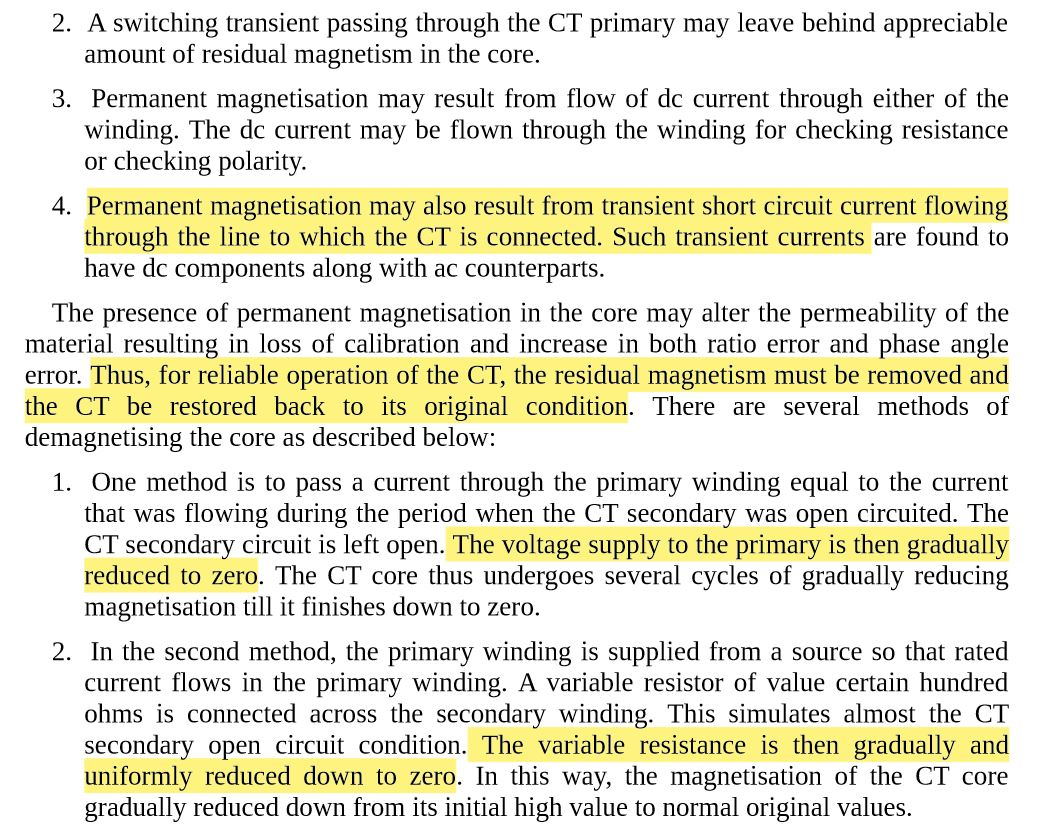
#> input picture images/highlight_1.JPG, 1042 x 836 px
$ jupyter execute --allow-errors main.ipynb
#> lines starting #> are read from the running program, lines starting #| are printed output that depends on the picture; after the words box and inside, x2 and y2 are one past the last pixel; in counts of white or black regions, pixels touching at a corner belong together
### utils.py
import cv2
import numpy as np


def detectColor(img, hsv):
    imgHSV = cv2.cvtColor(img, cv2.COLOR_BGR2HSV)
    # cv2.imshow("imgResult", imgHSV)
    lower = np.array([hsv[0], hsv[2], hsv[4]])
    upper = np.array([hsv[1], hsv[3], hsv[5]])
    mask = cv2.inRange(imgHSV, lower, upper)
    # cv2.imshow("imgResult", mask)
    imgMask = cv2.bitwise_and(img, img, mask=mask)
    # cv2.imshow("imgResult", imgMask)
    imgResult = cv2.bitwise_and(imgMask, imgMask, mask=mask)
    # cv2.imshow("imgResult", imgResult)
    return imgResult

def getContours(img, imgDraw, cThr=[100, 100], showCanny=False, minArea=1000, filter=0, draw=False):
    imgDraw = imgDraw.copy()
    imgCopy = img.copy()
    imgGray = cv2.cvtColor(imgCopy, cv2.COLOR_BGR2GRAY)
    imgBlur = cv2.GaussianBlur(imgGray, (15, 15), 1)
    imgCanny = cv2.Canny(imgBlur, cThr[0], cThr[1])
    kernel = np.array((10, 10))
    imgDial = cv2.dilate(imgCanny, kernel, iterations=1)
    imgClose = cv2.morphologyEx(imgDial, cv2.MORPH_CLOSE, kernel)

    if showCanny: cv2.imshow('Canny', imgClose)
    contours, hiearchy = cv2.findContours(imgClose, cv2.RETR_EXTERNAL, cv2.CHAIN_APPROX_NONE)
    # [4 lines of commented-out code are left out]
    finalContours = []
    for i in contours:
        img = cv2.drawContours(img, i, -1, (0, 255, 0), 3)
        area = cv2.contourArea(i)
        if area > minArea:
            peri = cv2.arcLength(i, True)
            approx = cv2.approxPolyDP(i, 0.0002 * peri, True)
            bbox = cv2.boundingRect(approx)
            if filter > 0 :
                if len(approx) == filter:
                    finalContours.append([len(approx), area, approx, bbox, i])

                else:
                    finalContours.append([len(approx), area, approx, bbox, i])

    finalContours = sorted(finalContours, key=lambda x: x[1], reverse=True)
    if draw:
        for con in finalContours:
            x, y, w, h = con[3]
            b = 2
            start_point =  (x - b, y - b)
            end_point = (x + w + b, y + h + b)
            cv2.rectangle(imgCopy, start_point, end_point, (255, 0, 255), 1)
            cv2.drawContours(imgDraw, con[4], -1,(0,0,255), 2)
        # cv2.imshow("Things" ,imgCopy)
    return imgCopy, finalContours

def getRoi(img, contours):
    roiList = []
    for con in contours:
        x, y, w, h = con[3]
        b = 3
        roiList.append(img[y - b:(y + h) + b, x -b :(x + w) + b])
    return roiList

def roiDisplay(roiList):
    for x, roi in enumerate(roiList):
        roi = cv2.resize(roi, (0,0), None, 2, 2)
        # cv2.imshow(str(x),roi)

# [4 lines left out: function saveText, not called in this run]

### main.ipynb
## Import Libraries

## Main code

[cell 1]
import cv2
import pytesseract
import numpy as np
from PIL import ImageGrab
from utils import *


pytesseract.pytesseract.tesseract_cmd = 'C:\\Program Files\\Tesseract-OCR\\tesseract.exe'
img = cv2.imread('images/highlight_1.JPG')
#> img is the input picture: shape (836, 1042, 3); mean B, G, R 209.7, 227.8, 229.4
# [40 lines of commented-out code are left out]
hsv = [0, 179, 49, 255, 183, 255]

# # # # #### Step 2 ####
imgResult = detectColor(img, hsv)
#> in detectColor, `mask = cv2.inRange(imgHSV, lower, upper)`:
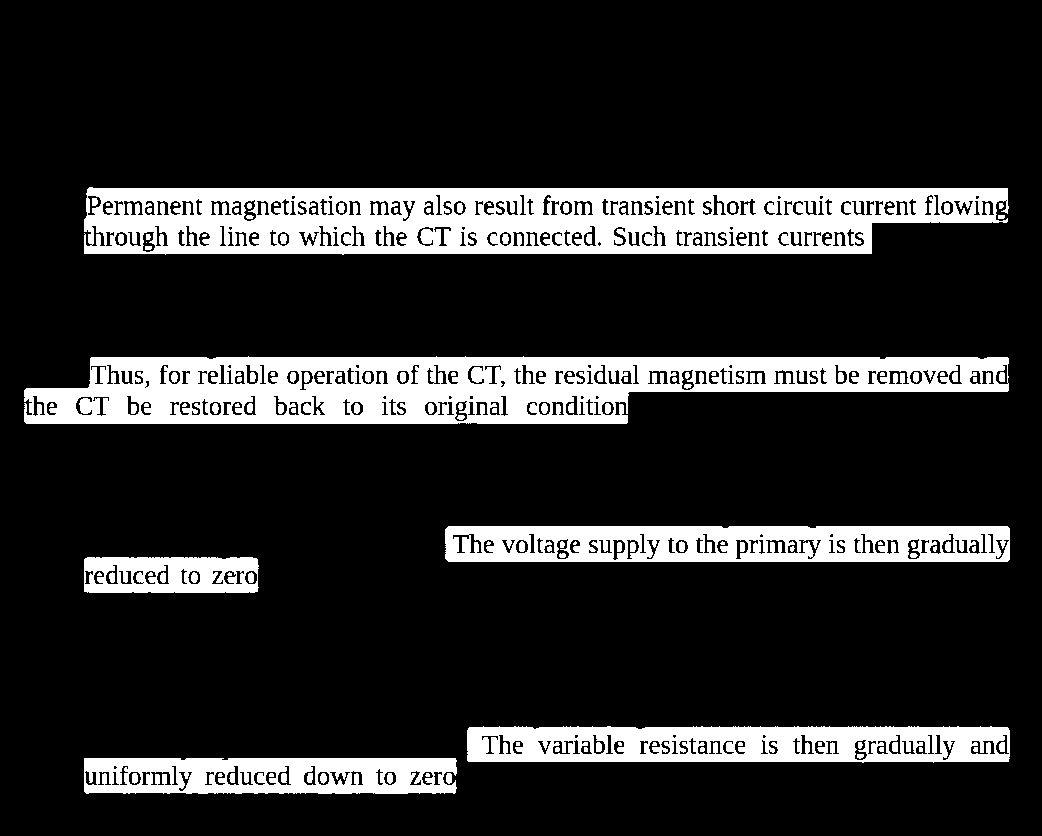
#> mask: shape (836, 1042); 16.3% white; 138 white regions (48 under 20 px), largest, box (x1, y1, x2, y2) and area: (84, 187, 1009, 255) 46592, (24, 356, 1009, 424) 42635, (445, 526, 1010, 562) 16712


# # # # #### Step 3 & 4 ####
imgContours, contours = getContours(imgResult, img, showCanny=False, minArea=1000, filter=4, cThr=[250, 250], draw=True)
#> in getContours, `contours, hiearchy = cv2.findContours(imgClose, cv2.RETR_EXTERNAL, cv2..`: contours = 6 contours; box (x1, y1, x2, y2) and area: (83, 188, 1010, 257) 58522, (23, 357, 1010, 427) 53502, (444, 526, 1011, 565) 21419, (466, 727, 1011, 765) 19882, (83, 758, 458, 797) 13674, (83, 557, 259, 596) 6463; hiearchy = [[1, -1, -1, -1], [2, 0, -1, -1], [3, 1, -1, -1], [4, 2, -1, -1], [5, 3, -1, -1], [-1, 4, -1, -1]]
#> the loop in getContours, `for i in contours:` made 6 passes
#> (area, peri, bbox) on passes 1 to 6: (13674.5, 874, (83, 758, 375, 39)), (19881.5, 1192.8, (466, 727, 545, 38)), (6463, 429.7, (83, 557, 176, 39)), (21419, 1203.9, (444, 526, 567, 39)), (53501.5, 2146.4, (23, 357, 987, 70)), (58522.5, 1992.7, (83, 188, 927, 69))
#> after the loop in getContours, `for i in contours:`:
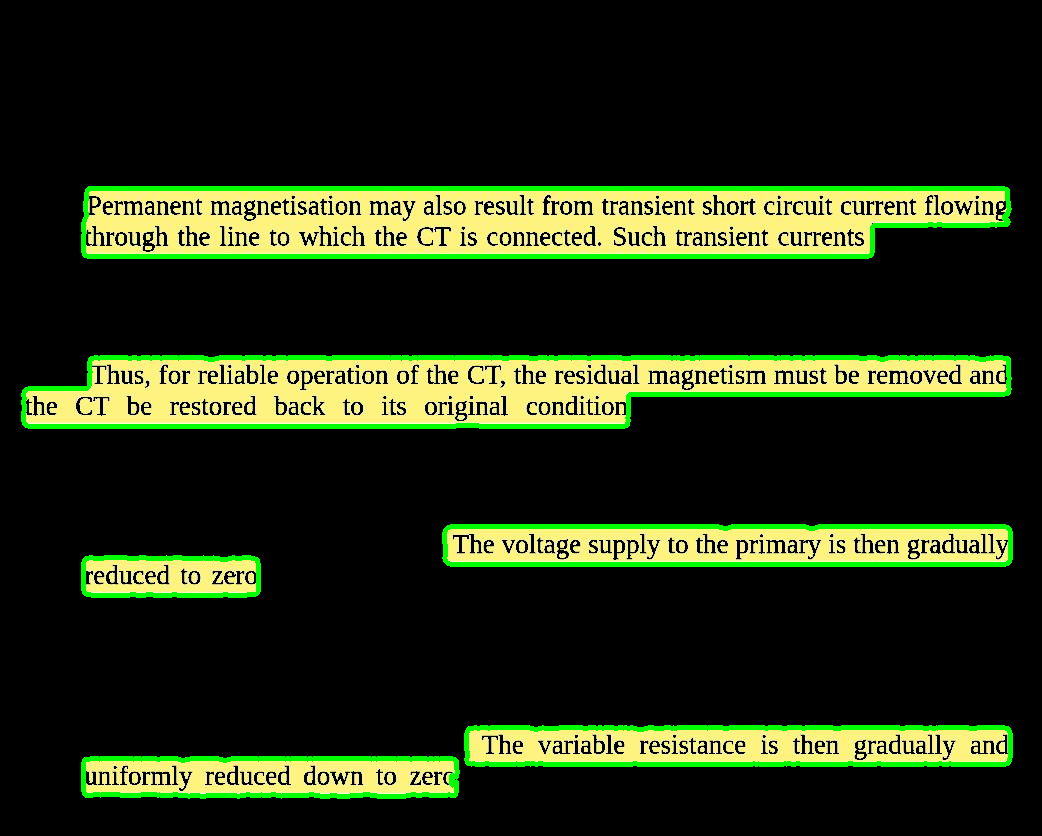
#> img: shape (836, 1042, 3); mean B, G, R 20.2, 47, 37
#> after the loop in getContours, `for i in contours:`: finalContours = 6 items
#> the loop in getContours, `for con in finalContours:` made 6 passes
#> (x, y, w, h, start_point, end_point) on passes 1 to 6: (83, 188, 927, 69, (81, 186), (1012, 259)), (23, 357, 987, 70, (21, 355), (1012, 429)), (444, 526, 567, 39, (442, 524), (1013, 567)), (466, 727, 545, 38, (464, 725), (1013, 767)), (83, 758, 375, 39, (81, 756), (460, 799)), (83, 557, 176, 39, (81, 555), (261, 598))
#> after the loop in getContours, `for con in finalContours:`:
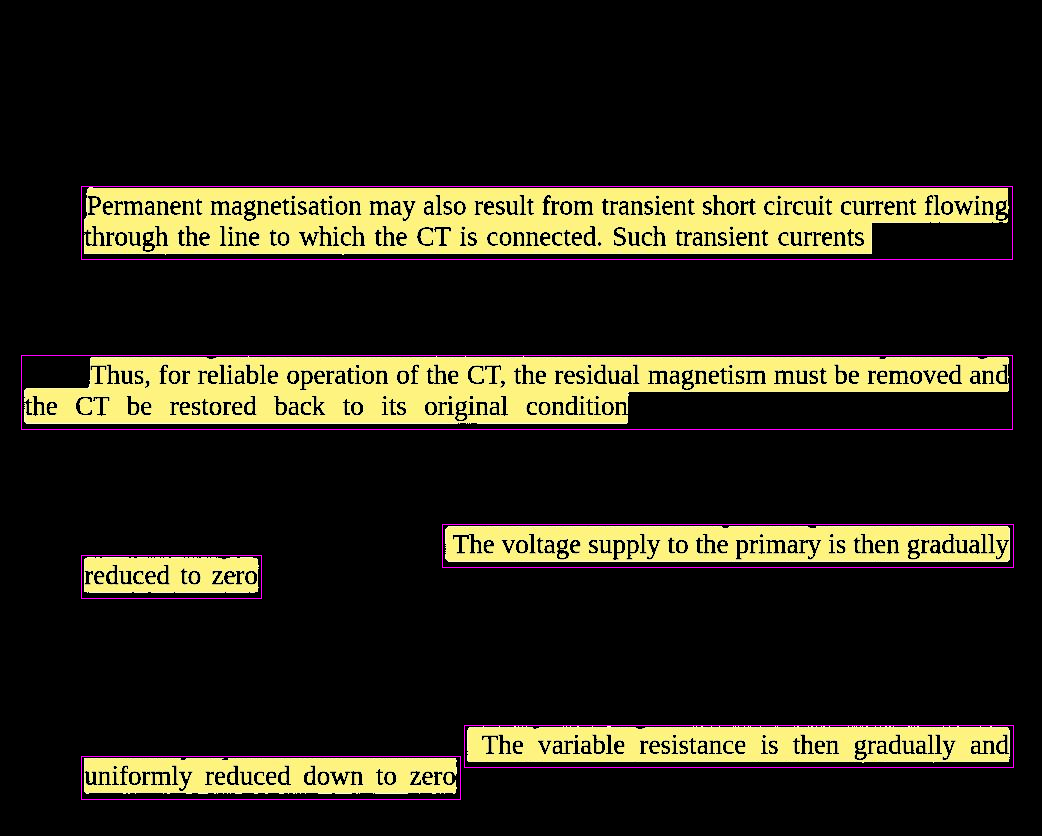
#> imgCopy: shape (836, 1042, 3); mean B, G, R 24.6, 39.3, 42.9
#> after the loop in getContours, `for con in finalContours:`:
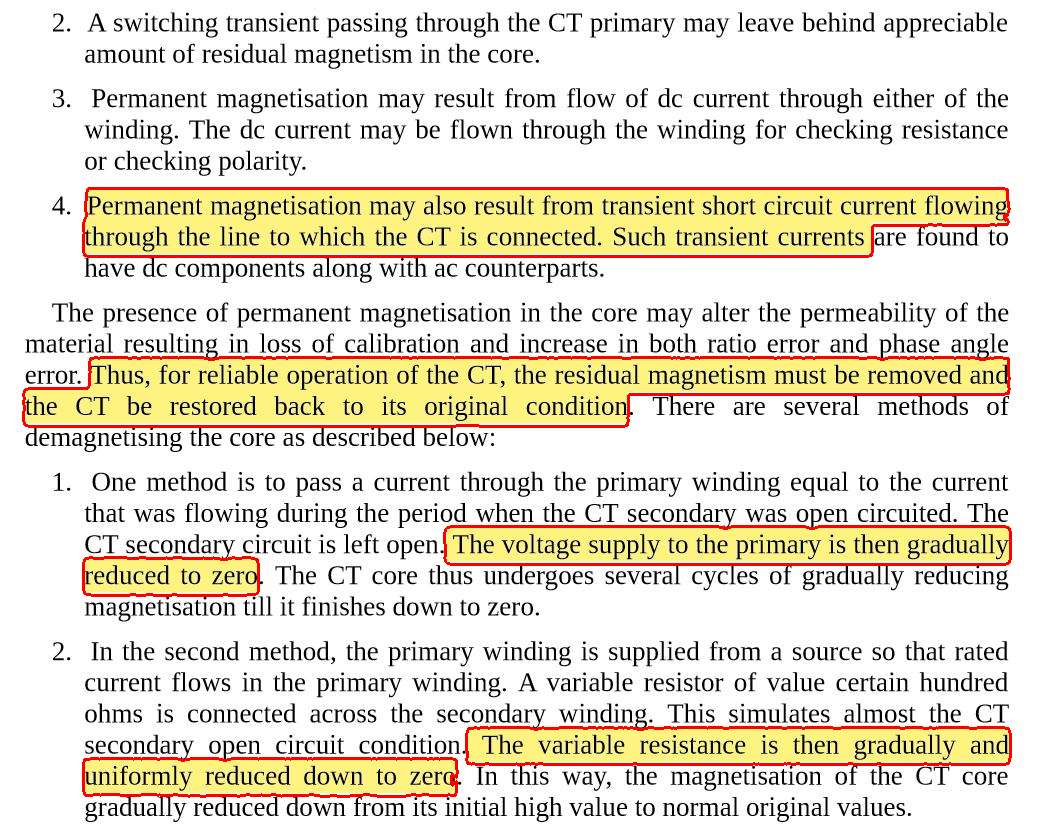
#> imgDraw: shape (836, 1042, 3); 2.64% of pixels changed, all inside (x1, y1, x2, y2) = (22, 187, 1012, 798)
#> contours = 6 items

# # # cv2.imshow('imgContours', imgContours)
# print('No. of Highlights:', len(contours))

# # # # #### Step 5 ####
roiList = getRoi(imgContours, contours)
#> the loop in getRoi, `for con in contours:` made 6 passes
#> (x, y, w, h) on passes 1 to 6: (83, 188, 927, 69), (23, 357, 987, 70), (444, 526, 567, 39), (466, 727, 545, 38), (83, 758, 375, 39), (83, 557, 176, 39)
#> roiList = 6 items
roiDisplay(roiList)
#> the loop in roiDisplay, `for x, roi in enumerate(roiList):` made 6 passes
#> pass 1, in roiDisplay, `roi = cv2.resize(roi, (0,0), None, 2, 2)`:
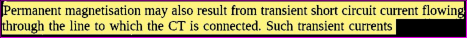
#> roi: shape (150, 1866, 3) (shown at 1/4 size); mean of channels 0, 1, 2 99.3, 163.5, 176.2; drawn as B, G, R
#> pass 3, in roiDisplay, `roi = cv2.resize(roi, (0,0), None, 2, 2)`:
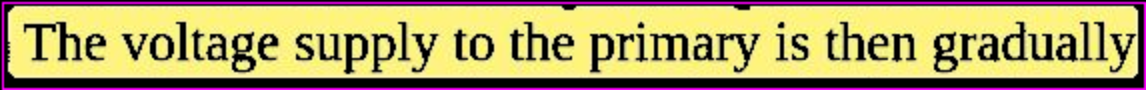
#> roi: shape (90, 1146, 3); mean of channels 0, 1, 2 105.3, 161.2, 178.4; drawn as B, G, R

# # # # # #### Step 6 ####
highlightedText = []
#> (the rest of this cell did not finish here and is left out)

$ run again, with images/highlight_2.png saved as images/highlight_1.JPG
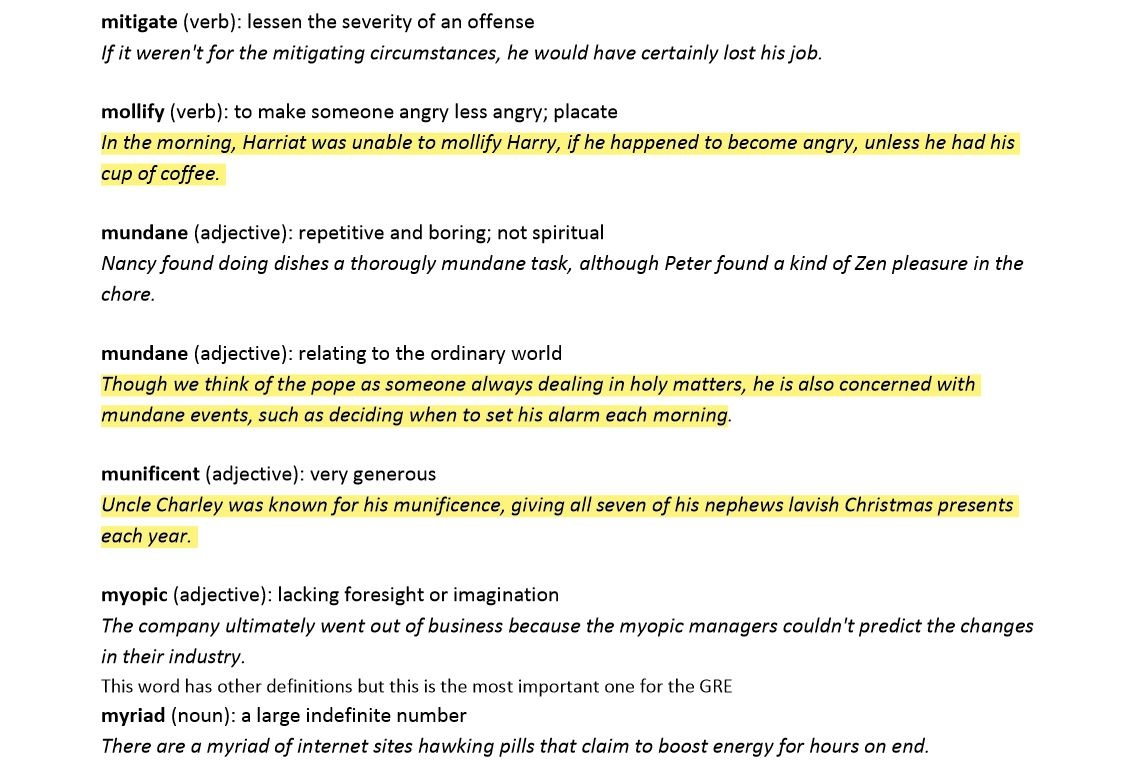
#> input picture images/highlight_2.png, 1143 x 772 px
#> img is the input picture: shape (772, 1143, 3); mean B, G, R 233.6, 241.1, 241.7
#> imgHSV: shape (772, 1143, 3); mean H, S, V 5.1, 11.4, 241.7
#> mask: shape (772, 1143); 7.2% white; 85 white regions (26 under 20 px), largest, box (x1, y1, x2, y2) and area: (100, 132, 1020, 156) 16145, (100, 495, 1020, 518) 16086, (100, 373, 982, 397) 15329
#> imgCanny: shape (772, 1143); 2.6% white in thin lines or dots, all inside (x1, y1, x2, y2) = (99, 131, 1021, 549)
#> imgDial: shape (772, 1143); 4.1% white in thin lines or dots, all inside (x1, y1, x2, y2) = (99, 131, 1021, 550)
#> imgClose: shape (772, 1143); 4.3% white in thin lines or dots, all inside (x1, y1, x2, y2) = (99, 132, 1021, 551)
#> in getContours, `contours, hiearchy = cv2.findContours(imgClose, cv2.RETR_EXTERNAL, cv2..`: contours = 7 contours; box (x1, y1, x2, y2) and area: (99, 495, 1020, 521) 22633, (100, 132, 1021, 158) 22454, (100, 374, 983, 400) 21647, (100, 404, 729, 431) 15326, (100, 163, 227, 189) 2944, (100, 526, 199, 551) 2183, (723, 416, 729, 430) 44; hiearchy = [[1, -1, -1, -1], [2, 0, -1, -1], [3, 1, -1, -1], [4, 2, -1, -1], [5, 3, -1, -1], [6, 4, -1, -1], [-1, 5, -1, -1]]
#> the loop in getContours, `for i in contours:` made 7 passes
#> (area, peri, bbox) on passes 1, 2, 4, 5, 6, 7: (2183, 263.6, (100, 526, 99, 25)), (22633, 2002, (99, 495, 921, 26)), (15325.5, 1404.2, (100, 404, 629, 27)), (21647, 1882.2, (100, 374, 883, 26)), (2944, 385.7, (100, 163, 127, 26)), (22454, 2127.2, (100, 132, 921, 26))
#> after the loop in getContours, `for i in contours:`:
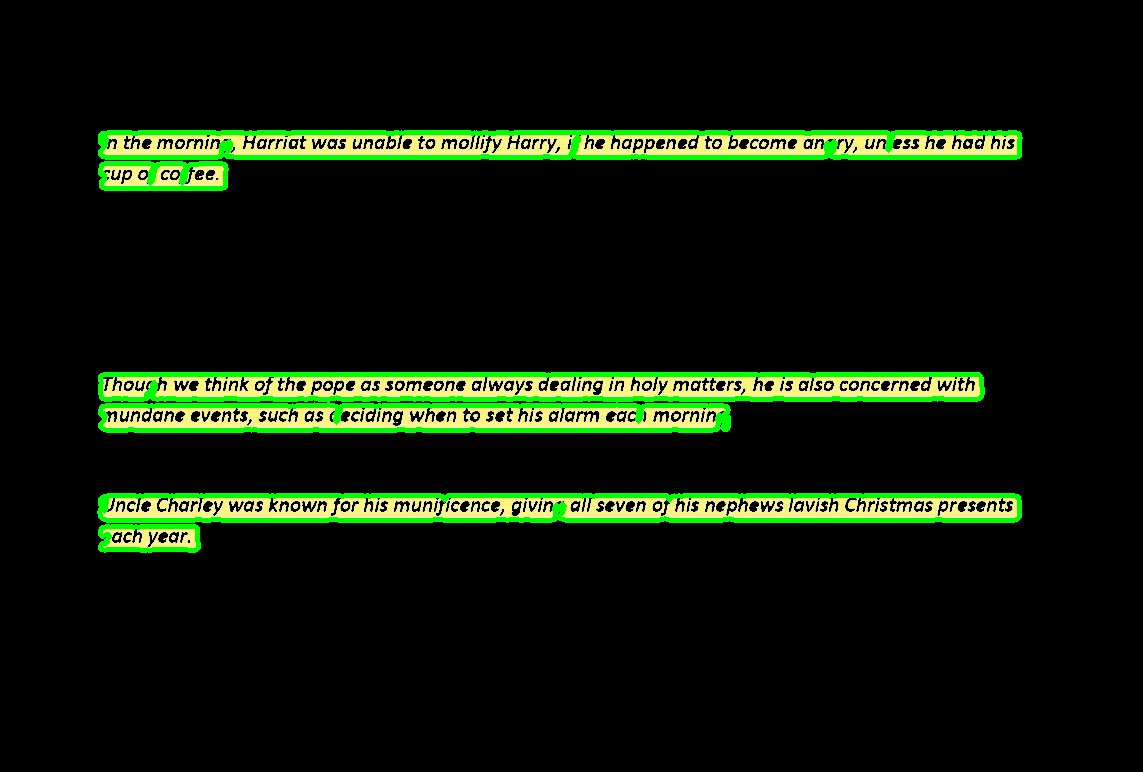
#> img: shape (772, 1143, 3); mean B, G, R 8.6, 25.1, 14.2
#> after the loop in getContours, `for i in contours:`: finalContours = 6 items
#> the loop in getContours, `for con in finalContours:` made 6 passes
#> (x, y, w, h, start_point, end_point) on passes 1 to 6: (99, 495, 921, 26, (97, 493), (1022, 523)), (100, 132, 921, 26, (98, 130), (1023, 160)), (100, 374, 883, 26, (98, 372), (985, 402)), (100, 404, 629, 27, (98, 402), (731, 433)), (100, 163, 127, 26, (98, 161), (229, 191)), (100, 526, 99, 25, (98, 524), (201, 553))
#> the loop in getRoi, `for con in contours:` made 6 passes
#> (x, y, w, h) on passes 1 to 6: (99, 495, 921, 26), (100, 132, 921, 26), (100, 374, 883, 26), (100, 404, 629, 27), (100, 163, 127, 26), (100, 526, 99, 25)
#> the loop in roiDisplay, `for x, roi in enumerate(roiList):` made 6 passes
#> pass 3, in roiDisplay, `roi = cv2.resize(roi, (0,0), None, 2, 2)`:
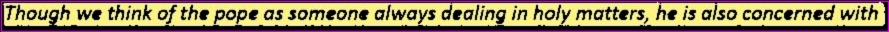
#> roi: shape (64, 1778, 3) (shown at 1/2 size); mean of channels 0, 1, 2 99, 132.8, 152.4; drawn as B, G, R
